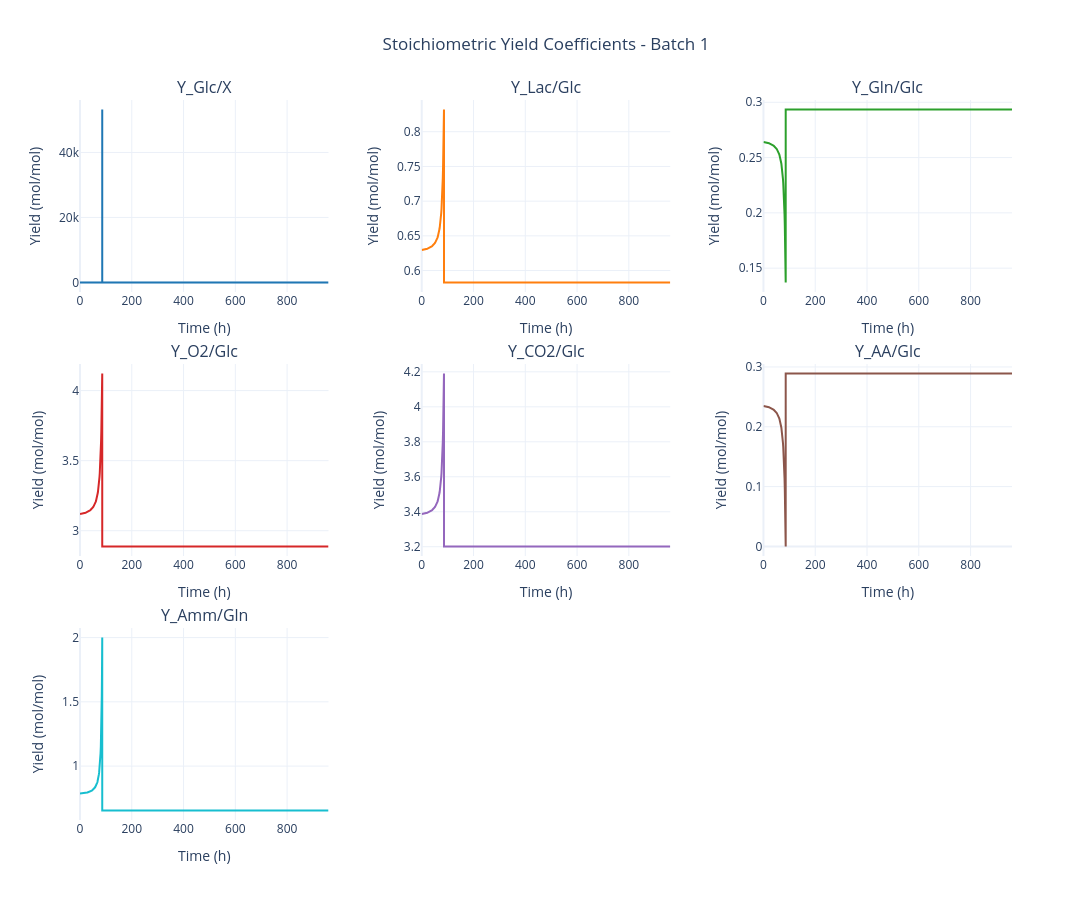

This figure's notebook cell:
### Code cell
baseline_sim.data.plot_stoichiometric_yields()

### Figure 1 — Plotly figure (JSON) as saved in the notebook; plotly's stock layout.template omitted (floating-point values rounded to 4 significant figures; data arrays with more than 128 entries replaced by an {"elided": "..."} marker saying what was removed)
{"data": [{"line": {"color": "#1F77B4", "width": 2}, "mode": "lines", "name": "Y_Glc/X", "type": "scatter", "x": {"elided": "1004 float values"}, "xaxis": "x", "y": {"elided": "1004 float values"}, "yaxis": "y"}, {"line": {"color": "#FF7F0E", "width": 2}, "mode": "lines", "name": "Y_Lac/Glc", "type": "scatter", "x": {"elided": "1004 float values"}, "xaxis": "x2", "y": {"elided": "1004 float values"}, "yaxis": "y2"}, {"line": {"color": "#2CA02C", "width": 2}, "mode": "lines", "name": "Y_Gln/Glc", "type": "scatter", "x": {"elided": "1004 float values"}, "xaxis": "x3", "y": {"elided": "1004 float values"}, "yaxis": "y3"}, {"line": {"color": "#D62728", "width": 2}, "mode": "lines", "name": "Y_O2/Glc", "type": "scatter", "x": {"elided": "1004 float values"}, "xaxis": "x4", "y": {"elided": "1004 float values"}, "yaxis": "y4"}, {"line": {"color": "#9467BD", "width": 2}, "mode": "lines", "name": "Y_CO2/Glc", "type": "scatter", "x": {"elided": "1004 float values"}, "xaxis": "x5", "y": {"elided": "1004 float values"}, "yaxis": "y5"}, {"line": {"color": "#8C564B", "width": 2}, "mode": "lines", "name": "Y_AA/Glc", "type": "scatter", "x": {"elided": "1004 float values"}, "xaxis": "x6", "y": {"elided": "1004 float values"}, "yaxis": "y6"}, {"line": {"color": "#17BECF", "width": 2}, "mode": "lines", "name": "Y_Amm/Gln", "type": "scatter", "x": {"elided": "1004 float values"}, "xaxis": "x7", "y": {"elided": "1004 float values"}, "yaxis": "y7"}], "layout": {"annotations": [{"font": {"size": 16}, "showarrow": false, "text": "Y_Glc/X", "x": 0.1333, "xanchor": "center", "xref": "paper", "y": 1, "yanchor": "bottom", "yref": "paper"}, {"font": {"size": 16}, "showarrow": false, "text": "Y_Lac/Glc", "x": 0.5, "xanchor": "center", "xref": "paper", "y": 1, "yanchor": "bottom", "yref": "paper"}, {"font": {"size": 16}, "showarrow": false, "text": "Y_Gln/Glc", "x": 0.8667, "xanchor": "center", "xref": "paper", "y": 1, "yanchor": "bottom", "yref": "paper"}, {"font": {"size": 16}, "showarrow": false, "text": "Y_O2/Glc", "x": 0.1333, "xanchor": "center", "xref": "paper", "y": 0.6333, "yanchor": "bottom", "yref": "paper"}, {"font": {"size": 16}, "showarrow": false, "text": "Y_CO2/Glc", "x": 0.5, "xanchor": "center", "xref": "paper", "y": 0.6333, "yanchor": "bottom", "yref": "paper"}, {"font": {"size": 16}, "showarrow": false, "text": "Y_AA/Glc", "x": 0.8667, "xanchor": "center", "xref": "paper", "y": 0.6333, "yanchor": "bottom", "yref": "paper"}, {"font": {"size": 16}, "showarrow": false, "text": "Y_Amm/Gln", "x": 0.1333, "xanchor": "center", "xref": "paper", "y": 0.2667, "yanchor": "bottom", "yref": "paper"}], "height": 900, "hovermode": "x unified", "showlegend": false, "title": {"text": "Stoichiometric Yield Coefficients - Batch 1", "x": 0.5}, "width": 1300, "xaxis": {"anchor": "y", "domain": [0, 0.2667], "title": {"text": "Time (h)"}}, "xaxis2": {"anchor": "y2", "domain": [0.3667, 0.6333], "title": {"text": "Time (h)"}}, "xaxis3": {"anchor": "y3", "domain": [0.7333, 1], "title": {"text": "Time (h)"}}, "xaxis4": {"anchor": "y4", "domain": [0, 0.2667], "title": {"text": "Time (h)"}}, "xaxis5": {"anchor": "y5", "domain": [0.3667, 0.6333], "title": {"text": "Time (h)"}}, "xaxis6": {"anchor": "y6", "domain": [0.7333, 1], "title": {"text": "Time (h)"}}, "xaxis7": {"anchor": "y7", "domain": [0, 0.2667], "title": {"text": "Time (h)"}}, "xaxis8": {"anchor": "y8", "domain": [0.3667, 0.6333]}, "xaxis9": {"anchor": "y9", "domain": [0.7333, 1]}, "yaxis": {"anchor": "x", "domain": [0.7333, 1], "title": {"text": "Yield (mol/mol)"}}, "yaxis2": {"anchor": "x2", "domain": [0.7333, 1], "title": {"text": "Yield (mol/mol)"}}, "yaxis3": {"anchor": "x3", "domain": [0.7333, 1], "title": {"text": "Yield (mol/mol)"}}, "yaxis4": {"anchor": "x4", "domain": [0.3667, 0.6333], "title": {"text": "Yield (mol/mol)"}}, "yaxis5": {"anchor": "x5", "domain": [0.3667, 0.6333], "title": {"text": "Yield (mol/mol)"}}, "yaxis6": {"anchor": "x6", "domain": [0.3667, 0.6333], "title": {"text": "Yield (mol/mol)"}}, "yaxis7": {"anchor": "x7", "domain": [0, 0.2667], "title": {"text": "Yield (mol/mol)"}}, "yaxis8": {"anchor": "x8", "domain": [0, 0.2667]}, "yaxis9": {"anchor": "x9", "domain": [0, 0.2667]}}}
